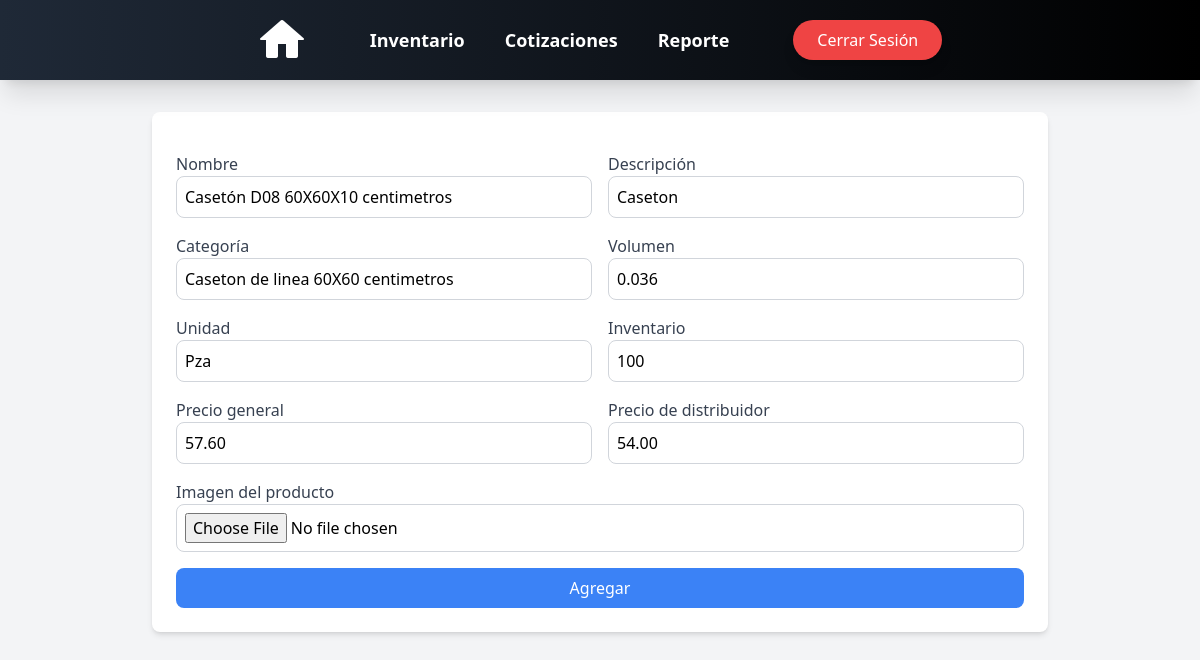
Before: /products/update/2/ with the older database file.
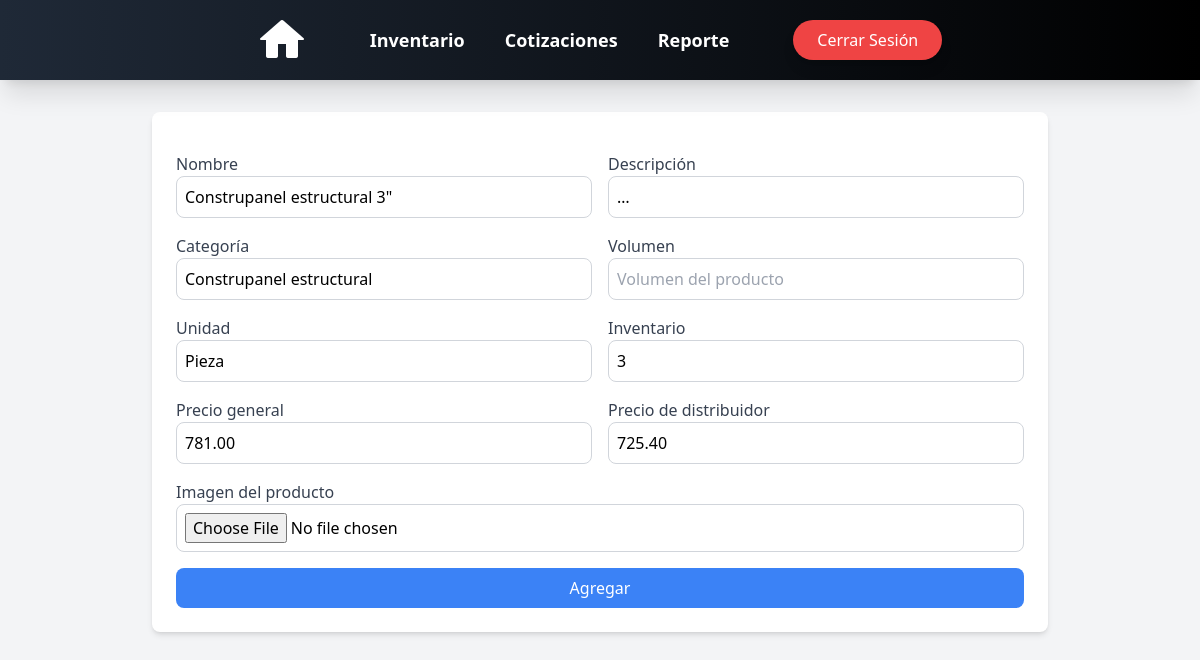
After: the same page with the newer database file.
### products/models.py (models this page shows, shortened)
class Product(models.Model):
    nombre = models.CharField(max_length=50, blank=True, null=False)
    descripcion = models.CharField(max_length=100, blank=True, null=False)
    categoria = models.CharField(max_length=50, blank=True, null=False)
    largo = models.DecimalField(max_digits=5, decimal_places=2, blank=True, null=True, default=0)
    ancho = models.DecimalField(max_digits=5, decimal_places=2, blank=True, null=True, default=0)
    alto = models.DecimalField(max_digits=5, decimal_places=2, blank=True, null=True, default=0)
    volumen = models.FloatField(blank=True, null=True, default=0)
    volumen_total = models.FloatField(blank=True, null=True, default=0)
    unidad = models.CharField(max_length=50, blank=True, null=False)
    inventario = models.IntegerField(blank=True, null=True)
    precio_general = models.DecimalField(max_digits=10, decimal_places=2, blank=True, null=False)
    precio_distribuidor = models.DecimalField(max_digits=10, decimal_places=2, blank=True, null=True)
    otro = BooleanField(default=False)
    imagen = models.ImageField(upload_to='images_products/', blank=True, null=True)
    thumbnail = models.ImageField(upload_to='thumbs', blank=True, null=True, editable=False)

### products/views.py (the view, shortened to what this page needs)
# urls.py: path("update/<int:product_id>/", update_product , name="update_product"),
def update_product(request, product_id):
    product = Product.objects.get(id=product_id)
    context = {"product": product}
    return render(request, 'products/form.html', context)

### users/context_processors.py (called while the page is built)
def empleado_context(request):
    if request.user.is_authenticated:
        empleado = request.user.groups.filter(name='Empleado').exists()
    else:
        empleado = False  # Si no está autenticado, no es parte del grupo
    return {'empleado': empleado}

### templates/products/form.html (shortened to what this page needs)
<!DOCTYPE html>
<html lang="es">
<head>
    <script src="https://cdn.tailwindcss.com"></script>
</head>
<body class="bg-gray-100 p-8">
{% include 'nav_bar.html' %}
<div class="max-w-4xl mx-auto p-6 bg-white shadow-md rounded-lg mt-20">
    <form method="POST" enctype="multipart/form-data" class="space-y-4">
        <div class="grid grid-cols-1 md:grid-cols-2 gap-4">
            <div>
                <label class="block text-gray-700 font-medium">Nombre</label>
                <input type="text" name="nombre" placeholder="Nombre producto" value="{{ product.nombre }}"
                       class="w-full p-2 border border-gray-300 rounded-lg focus:ring focus:ring-blue-300">
            </div>
            <div>
                <label class="block text-gray-700 font-medium">Descripción</label>
                <input type="text" name="descripcion" placeholder="Descripción producto" value="{{ product.descripcion }}"
                       class="w-full p-2 border border-gray-300 rounded-lg focus:ring focus:ring-blue-300">
            </div>
            <div>
                <label class="block text-gray-700 font-medium">Categoría</label>
                <input type="text" name="categoria" placeholder="Categoría" value="{{ product.categoria }}"
                       class="w-full p-2 border border-gray-300 rounded-lg focus:ring focus:ring-blue-300">
            </div>
            <div>
                <label class="block text-gray-700 font-medium">Volumen</label>
                <input type="number" step="any" name="volumen" placeholder="Volumen del producto" value="{{ product.volumen }}"
                       class="w-full p-2 border border-gray-300 rounded-lg focus:ring focus:ring-blue-300">
            </div>
            <div>
                <label class="block text-gray-700 font-medium">Unidad</label>
                <input type="text" name="unidad" placeholder="Unidad del producto" value="{{ product.unidad }}"
                       class="w-full p-2 border border-gray-300 rounded-lg focus:ring focus:ring-blue-300">
            </div>
            <div>
                <label class="block text-gray-700 font-medium">Inventario</label>
                <input type="number" name="inventario" placeholder="No de piezas del producto" value="{{ product.inventario }}"
                       class="w-full p-2 border border-gray-300 rounded-lg focus:ring focus:ring-blue-300">
            </div>
            <div>
                <label class="block text-gray-700 font-medium">Precio general</label>
                <input type="number" step="any" name="precio_general" placeholder="Precio al público del producto" value="{{ product.precio_general }}"
                       class="w-full p-2 border border-gray-300 rounded-lg focus:ring focus:ring-blue-300">
            </div>
            <div>
                <label class="block text-gray-700 font-medium">Precio de distribuidor</label>
                <input type="number" step="any" name="precio_distribuidor" placeholder="Precio al distribuidor del producto" value="{{ product.precio_distribuidor }}"
                       class="w-full p-2 border border-gray-300 rounded-lg focus:ring focus:ring-blue-300">
            </div>
        </div>
        <div>
    <label class="block text-gray-700 font-medium">Imagen del producto</label>
    <input type="file" name="imagen" class="w-full p-2 border border-gray-300 rounded-lg focus:ring focus:ring-blue-300">
</div>
        <button type="submit" class="w-full bg-blue-500 text-white py-2 px-4 rounded-lg hover:bg-blue-600 transition">Agregar</button>
    </form>
</div>
</body>
</html>

Changed rows visible on the page:
changed Product: nombre "Casetón D08 60X60X10 centimetros" → "Construpanel estructural 3\""; descripcion "Caseton" → "…"; categoria "Caseton de linea 60X60 centimetros" → "Construpanel estructural"; unidad "Pza" → "Pieza"; inventario "100" → "3"; precio_general "57.60" → "781.00"; precio_distribuidor "54.00" → "725.40"; volumen "0.036" → (not shown)
